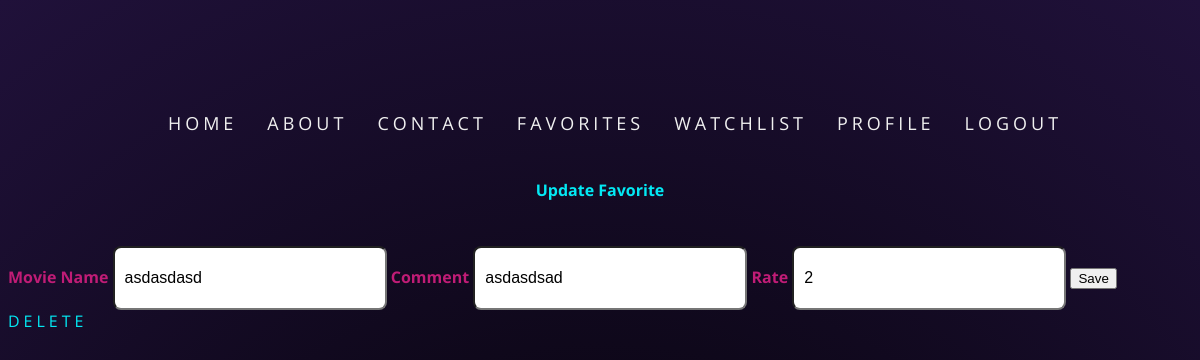
Screenshot of /favorites/update/26/ (signed in) with the database file from the repository.
### registration/models.py (models this page shows)
class Film(models.Model):
    user = models.ForeignKey(User, on_delete=models.CASCADE)
    movie_name = models.CharField(max_length=255, blank=False, null=False)
    comment = models.CharField(max_length=255, blank=False, null=False)
    rate = models.IntegerField(blank=False, null=False)

### registration/views.py (the view)
# urls.py: path('favorites/update/<int:film_id>/', views.update_favorite, name='update_favorite'),
@login_required(login_url='login')
def update_favorite(request, film_id):
    try:
        film = Film.objects.get(id=film_id, user=request.user)
    except Film.DoesNotExist:
        return redirect('favorites')
    if request.method == 'POST':
        film.movie_name = request.POST.get('movie_name')
        film.comment = request.POST.get('comment')
        film.rate = request.POST.get('rate')
        film.save()
        return redirect('favorites')
    return render(request, 'update_favorite.html', {'film': film})

### registration/templates/update_favorite.html (shortened to what this page needs)
<!DOCTYPE html>
<html lang="en">
<head>
  <link rel="stylesheet" href="https://cdnjs.cloudflare.com/ajax/libs/font-awesome/5.15.4/css/all.min.css">
  {% load static %}
  <link rel="stylesheet" href="{% static 'css/style_favorites.css' %}">
  {% include 'navbar.html' %}</head>
<body>
  <h3>Update Favorite</h3>
  <form action="" method="post">
    <label for="movie_name">Movie Name</label>
    <input type="text" placeholder="Movie Name" name="movie_name" id="movie_name" value="{{ film.movie_name }} " required>
    <label for="comment">Comment</label>
    <input type="text" placeholder="Comment" name="comment" id="comment" value="{{ film.comment }}" required>
    <label for="rate">Rate</label>
    <input type="number" placeholder="Rate" name="rate" id="rate" value="{{ film.rate }}" required>
    <button type="submit">Save</button>
    <a href="{% url 'delete_favorite' film.id %}">Delete</a>
  </form>
</body>
</html>

### registration/static/css/style_favorites.css (style rules this page uses)
body { font-family: 'Open Sans', sans-serif; min-height: 100vh; background: #c01c76; display: flex; align-items: center; flex-direction: column; padding-top: 2rem; padding-bottom: 2rem; box-sizing: border-box; background: radial-gradient(circle at 50% 100%,#000, #20113a) }
h3 { font-size:1em; font-weight: bold; text-align: center; display: block; line-height:1em; padding-bottom: 2em; color: #03e9f4; }
a { position: relative; color: #03e9f4; font-size: 16px; text-decoration: none; text-transform: uppercase; overflow: hidden; transition: .5s; margin-top: 40px; letter-spacing: 4px }
label { color: #c01c76; font-weight: bold; }
input { border-radius: 8px; padding: 10px; font-size: 16px; width: 250px; height: 40px; }

### rows the page displays
Film: movie_name "asdasdasd", comment "asdasdsad", rate "2"
